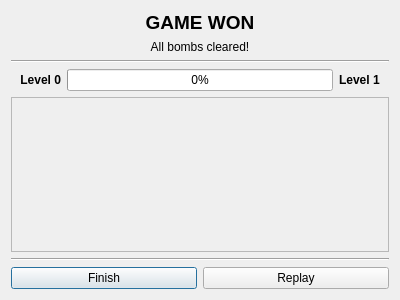
<?xml version="1.0" encoding="UTF-8"?>
<ui version="4.0">
 <class>EndDialog</class>
 <widget class="QDialog" name="EndDialog">
  <property name="geometry">
   <rect>
    <x>0</x>
    <y>0</y>
    <width>400</width>
    <height>300</height>
   </rect>
  </property>
  <property name="windowTitle">
   <string>Dialog</string>
  </property>
  <layout class="QVBoxLayout" name="verticalLayout">
   <item>
    <widget class="QLabel" name="lbl_title">
     <property name="font">
      <font>
       <pointsize>14</pointsize>
       <bold>true</bold>
      </font>
     </property>
     <property name="text">
      <string>GAME WON</string>
     </property>
     <property name="alignment">
      <set>Qt::AlignmentFlag::AlignCenter</set>
     </property>
    </widget>
   </item>
   <item>
    <widget class="QLabel" name="lbl_subtitle">
     <property name="layoutDirection">
      <enum>Qt::LayoutDirection::LeftToRight</enum>
     </property>
     <property name="text">
      <string>All bombs cleared!</string>
     </property>
     <property name="alignment">
      <set>Qt::AlignmentFlag::AlignCenter</set>
     </property>
    </widget>
   </item>
   <item>
    <widget class="Line" name="line">
     <property name="orientation">
      <enum>Qt::Orientation::Horizontal</enum>
     </property>
    </widget>
   </item>
   <item>
    <layout class="QHBoxLayout" name="hbx_level">
     <property name="topMargin">
      <number>0</number>
     </property>
     <item>
      <widget class="QLabel" name="lbl_currentLevel">
       <property name="minimumSize">
        <size>
         <width>0</width>
         <height>0</height>
        </size>
       </property>
       <property name="maximumSize">
        <size>
         <width>50</width>
         <height>20</height>
        </size>
       </property>
       <property name="font">
        <font>
         <bold>true</bold>
        </font>
       </property>
       <property name="layoutDirection">
        <enum>Qt::LayoutDirection::LeftToRight</enum>
       </property>
       <property name="text">
        <string>Level 0</string>
       </property>
       <property name="alignment">
        <set>Qt::AlignmentFlag::AlignRight|Qt::AlignmentFlag::AlignTrailing|Qt::AlignmentFlag::AlignVCenter</set>
       </property>
      </widget>
     </item>
     <item>
      <widget class="QProgressBar" name="progressBar_currentXp">
       <property name="sizePolicy">
        <sizepolicy hsizetype="Minimum" vsizetype="Fixed">
         <horstretch>0</horstretch>
         <verstretch>0</verstretch>
        </sizepolicy>
       </property>
       <property name="maximumSize">
        <size>
         <width>16777215</width>
         <height>16777215</height>
        </size>
       </property>
       <property name="value">
        <number>0</number>
       </property>
      </widget>
     </item>
     <item>
      <widget class="QLabel" name="lbl_nextLevel">
       <property name="sizePolicy">
        <sizepolicy hsizetype="Preferred" vsizetype="Preferred">
         <horstretch>0</horstretch>
         <verstretch>0</verstretch>
        </sizepolicy>
       </property>
       <property name="minimumSize">
        <size>
         <width>50</width>
         <height>0</height>
        </size>
       </property>
       <property name="maximumSize">
        <size>
         <width>50</width>
         <height>20</height>
        </size>
       </property>
       <property name="font">
        <font>
         <bold>true</bold>
        </font>
       </property>
       <property name="text">
        <string>Level 1</string>
       </property>
      </widget>
     </item>
    </layout>
   </item>
   <item>
    <widget class="QScrollArea" name="scrollarea_quests">
     <property name="sizePolicy">
      <sizepolicy hsizetype="Minimum" vsizetype="Expanding">
       <horstretch>0</horstretch>
       <verstretch>0</verstretch>
      </sizepolicy>
     </property>
     <property name="minimumSize">
      <size>
       <width>0</width>
       <height>100</height>
      </size>
     </property>
     <property name="maximumSize">
      <size>
       <width>16777215</width>
       <height>16777215</height>
      </size>
     </property>
     <property name="widgetResizable">
      <bool>true</bool>
     </property>
     <widget class="QWidget" name="scrollarea_quests_widget">
      <property name="geometry">
       <rect>
        <x>0</x>
        <y>0</y>
        <width>380</width>
        <height>144</height>
       </rect>
      </property>
      <layout class="QVBoxLayout" name="verticalLayout_4">
       <item>
        <layout class="QVBoxLayout" name="quests_container"/>
       </item>
      </layout>
     </widget>
    </widget>
   </item>
   <item>
    <widget class="Line" name="line_2">
     <property name="orientation">
      <enum>Qt::Orientation::Horizontal</enum>
     </property>
    </widget>
   </item>
   <item>
    <layout class="QHBoxLayout" name="hbx_buttons">
     <item>
      <widget class="QPushButton" name="btn_finish">
       <property name="text">
        <string>Finish</string>
       </property>
      </widget>
     </item>
     <item>
      <widget class="QPushButton" name="btn_replay">
       <property name="text">
        <string>Replay</string>
       </property>
      </widget>
     </item>
    </layout>
   </item>
  </layout>
 </widget>
 <resources/>
 <connections/>
</ui>
